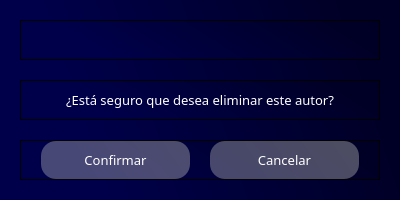
<?xml version="1.0" encoding="UTF-8"?>
<ui version="4.0">
 <class>Dialog</class>
 <widget class="QDialog" name="Dialog">
  <property name="geometry">
   <rect>
    <x>0</x>
    <y>0</y>
    <width>400</width>
    <height>200</height>
   </rect>
  </property>
  <property name="windowTitle">
   <string>Eliminar autor</string>
  </property>
  <property name="windowIcon">
   <iconset>
    <normaloff>../icons/book.png</normaloff>../icons/book.png</iconset>
  </property>
  <property name="modal">
   <bool>true</bool>
  </property>
  <layout class="QVBoxLayout" name="verticalLayout">
   <property name="spacing">
    <number>0</number>
   </property>
   <property name="leftMargin">
    <number>0</number>
   </property>
   <property name="topMargin">
    <number>0</number>
   </property>
   <property name="rightMargin">
    <number>0</number>
   </property>
   <property name="bottomMargin">
    <number>0</number>
   </property>
   <item>
    <widget class="QWidget" name="widget" native="true">
     <property name="styleSheet">
      <string notr="true">background-color: qlineargradient(spread:pad, x1:1, y1:0.363, x2:0, y2:0.528864, stop:0.0696517 rgba(0, 0, 38, 255), stop:0.81592 rgba(0, 0, 74, 255));</string>
     </property>
     <layout class="QVBoxLayout" name="verticalLayout_2" stretch="0,0,0">
      <property name="spacing">
       <number>20</number>
      </property>
      <property name="leftMargin">
       <number>20</number>
      </property>
      <property name="topMargin">
       <number>20</number>
      </property>
      <property name="rightMargin">
       <number>20</number>
      </property>
      <property name="bottomMargin">
       <number>20</number>
      </property>
      <item>
       <widget class="QFrame" name="header">
        <property name="frameShape">
         <enum>QFrame::StyledPanel</enum>
        </property>
        <property name="frameShadow">
         <enum>QFrame::Raised</enum>
        </property>
        <layout class="QHBoxLayout" name="horizontalLayout">
         <property name="spacing">
          <number>0</number>
         </property>
         <property name="leftMargin">
          <number>0</number>
         </property>
         <property name="topMargin">
          <number>0</number>
         </property>
         <property name="rightMargin">
          <number>0</number>
         </property>
         <property name="bottomMargin">
          <number>0</number>
         </property>
         <item>
          <widget class="QLabel" name="lblEliminar">
           <property name="font">
            <font>
             <family>Candara</family>
             <pointsize>11</pointsize>
             <weight>75</weight>
             <bold>true</bold>
            </font>
           </property>
           <property name="styleSheet">
            <string notr="true">color: rgb(255, 255, 255);</string>
           </property>
           <property name="text">
            <string/>
           </property>
           <property name="alignment">
            <set>Qt::AlignCenter</set>
           </property>
          </widget>
         </item>
        </layout>
       </widget>
      </item>
      <item>
       <widget class="QFrame" name="content">
        <property name="frameShape">
         <enum>QFrame::StyledPanel</enum>
        </property>
        <property name="frameShadow">
         <enum>QFrame::Raised</enum>
        </property>
        <layout class="QHBoxLayout" name="horizontalLayout_2">
         <property name="spacing">
          <number>0</number>
         </property>
         <property name="leftMargin">
          <number>0</number>
         </property>
         <property name="topMargin">
          <number>0</number>
         </property>
         <property name="rightMargin">
          <number>0</number>
         </property>
         <property name="bottomMargin">
          <number>0</number>
         </property>
         <item>
          <widget class="QLabel" name="lblMessage">
           <property name="font">
            <font>
             <family>Candara</family>
             <pointsize>10</pointsize>
            </font>
           </property>
           <property name="styleSheet">
            <string notr="true">color: rgb(255, 255, 255);</string>
           </property>
           <property name="text">
            <string>¿Está seguro que desea eliminar este autor?</string>
           </property>
           <property name="alignment">
            <set>Qt::AlignCenter</set>
           </property>
          </widget>
         </item>
        </layout>
       </widget>
      </item>
      <item>
       <widget class="QFrame" name="footer">
        <property name="frameShape">
         <enum>QFrame::StyledPanel</enum>
        </property>
        <property name="frameShadow">
         <enum>QFrame::Raised</enum>
        </property>
        <layout class="QHBoxLayout" name="horizontalLayout_3">
         <property name="spacing">
          <number>20</number>
         </property>
         <property name="leftMargin">
          <number>20</number>
         </property>
         <property name="topMargin">
          <number>0</number>
         </property>
         <property name="rightMargin">
          <number>20</number>
         </property>
         <property name="bottomMargin">
          <number>0</number>
         </property>
         <item>
          <widget class="QPushButton" name="btnConfirmar">
           <property name="font">
            <font>
             <family>Candara</family>
             <pointsize>10</pointsize>
            </font>
           </property>
           <property name="cursor">
            <cursorShape>PointingHandCursor</cursorShape>
           </property>
           <property name="styleSheet">
            <string notr="true">QPushButton#btnConfirmar{
	background-color: qlineargradient(spread:pad, x1:1, y1:0.363, x2:0, y2:0.528864, stop:0.0696517 rgba(184, 184, 184, 105), stop:0.81592 rgba(195, 195, 195, 94));
	
	color: rgba(255, 255, 255);
	border-radius: 15px;
	padding: 10px;
}

QPushButton#btnConfirmar:hover{
	background-color: qlineargradient(spread:pad, x1:1, y1:0.363, x2:0, y2:0.528864, stop:0.0696517 rgba(150, 150, 150, 255), stop:0.81592 rgba(201, 201, 201, 255));
}

QPushButton#btnConfirmar:pressed{
	background-color: rgb(173, 173, 173);
}</string>
           </property>
           <property name="text">
            <string>Confirmar</string>
           </property>
          </widget>
         </item>
         <item>
          <widget class="QPushButton" name="btnCancelar">
           <property name="font">
            <font>
             <family>Candara</family>
             <pointsize>10</pointsize>
            </font>
           </property>
           <property name="cursor">
            <cursorShape>PointingHandCursor</cursorShape>
           </property>
           <property name="styleSheet">
            <string notr="true">QPushButton#btnCancelar{
	background-color: qlineargradient(spread:pad, x1:1, y1:0.363, x2:0, y2:0.528864, stop:0.0696517 rgba(184, 184, 184, 105), stop:0.81592 rgba(195, 195, 195, 94));
	
	color: rgba(255, 255, 255);
	border-radius: 15px;
	padding: 10px;
}

QPushButton#btnCancelar:hover{
	background-color: qlineargradient(spread:pad, x1:1, y1:0.363, x2:0, y2:0.528864, stop:0.0696517 rgba(150, 150, 150, 255), stop:0.81592 rgba(201, 201, 201, 255));
}

QPushButton#btnCancelar:pressed{
	background-color: rgb(173, 173, 173);
}</string>
           </property>
           <property name="text">
            <string>Cancelar</string>
           </property>
          </widget>
         </item>
        </layout>
       </widget>
      </item>
     </layout>
    </widget>
   </item>
  </layout>
 </widget>
 <resources/>
 <connections/>
</ui>
